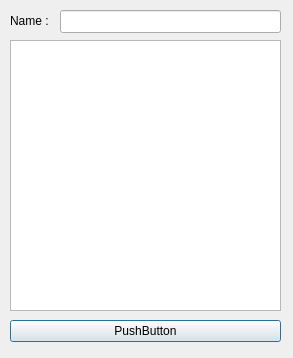
<?xml version="1.0" encoding="UTF-8"?>
<ui version="4.0">
 <class>newGroup</class>
 <widget class="QDialog" name="newGroup">
  <property name="geometry">
   <rect>
    <x>0</x>
    <y>0</y>
    <width>293</width>
    <height>358</height>
   </rect>
  </property>
  <property name="windowTitle">
   <string>Dialog</string>
  </property>
  <widget class="QListWidget" name="listWidget">
   <property name="geometry">
    <rect>
     <x>10</x>
     <y>40</y>
     <width>271</width>
     <height>271</height>
    </rect>
   </property>
  </widget>
  <widget class="QPushButton" name="pushButton">
   <property name="geometry">
    <rect>
     <x>10</x>
     <y>320</y>
     <width>271</width>
     <height>22</height>
    </rect>
   </property>
   <property name="text">
    <string>PushButton</string>
   </property>
  </widget>
  <widget class="QLabel" name="label">
   <property name="geometry">
    <rect>
     <x>10</x>
     <y>10</y>
     <width>41</width>
     <height>21</height>
    </rect>
   </property>
   <property name="text">
    <string>Name :</string>
   </property>
  </widget>
  <widget class="QLineEdit" name="lineEdit">
   <property name="geometry">
    <rect>
     <x>60</x>
     <y>10</y>
     <width>221</width>
     <height>23</height>
    </rect>
   </property>
  </widget>
  <widget class="QLabel" name="label_2">
   <property name="geometry">
    <rect>
     <x>-6</x>
     <y>-6</y>
     <width>321</width>
     <height>371</height>
    </rect>
   </property>
   <property name="text">
    <string/>
   </property>
   <property name="pixmap">
    <pixmap>../wall.jpg</pixmap>
   </property>
   <property name="scaledContents">
    <bool>true</bool>
   </property>
  </widget>
  <zorder>label_2</zorder>
  <zorder>listWidget</zorder>
  <zorder>pushButton</zorder>
  <zorder>label</zorder>
  <zorder>lineEdit</zorder>
 </widget>
 <resources/>
 <connections/>
</ui>
